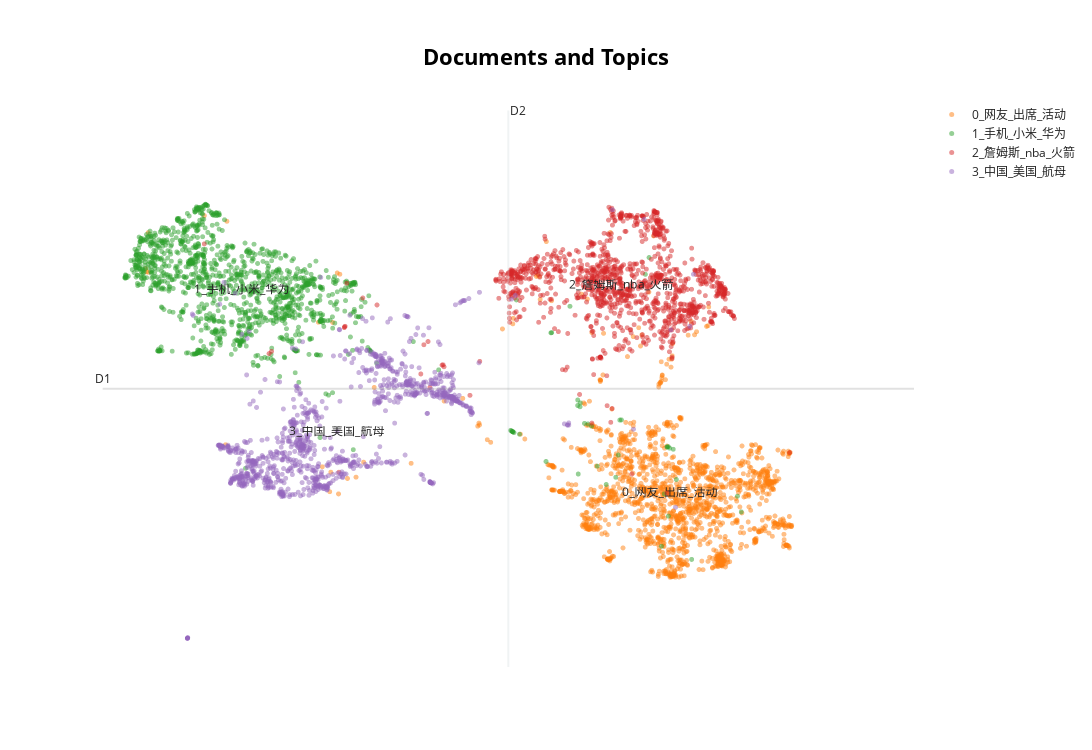

The cell this chart's notebook holds for it:
### Code cell
# 可视化选定的主题和文档
topic_model.visualize_documents(docs)

### Figure 1 — Plotly figure (JSON) as saved in the notebook; plotly's stock layout.template omitted (floating-point values rounded to 4 significant figures; data arrays with more than 128 entries replaced by an {"elided": "..."} marker saying what was removed)
{"data": [{"hoverinfo": "text", "hovertext": [null], "marker": {"color": "#CFD8DC", "opacity": 0.5, "size": 5}, "mode": "markers+text", "name": "other", "showlegend": false, "type": "scattergl", "x": [null], "y": [null]}, {"hoverinfo": "text", "hovertext": {"elided": "1534 str values"}, "marker": {"opacity": 0.5, "size": 5}, "mode": "markers+text", "name": "0_网友_出席_活动", "text": {"elided": "1534 str values"}, "textfont": {"size": 12}, "type": "scattergl", "x": {"elided": "1534 float values"}, "y": {"elided": "1534 float values"}}, {"hoverinfo": "text", "hovertext": {"elided": "1283 str values"}, "marker": {"opacity": 0.5, "size": 5}, "mode": "markers+text", "name": "1_手机_小米_华为", "text": {"elided": "1283 str values"}, "textfont": {"size": 12}, "type": "scattergl", "x": {"elided": "1283 float values"}, "y": {"elided": "1283 float values"}}, {"hoverinfo": "text", "hovertext": {"elided": "1176 str values"}, "marker": {"opacity": 0.5, "size": 5}, "mode": "markers+text", "name": "2_詹姆斯_nba_火箭", "text": {"elided": "1176 str values"}, "textfont": {"size": 12}, "type": "scattergl", "x": {"elided": "1176 float values"}, "y": {"elided": "1176 float values"}}, {"hoverinfo": "text", "hovertext": {"elided": "1011 str values"}, "marker": {"opacity": 0.5, "size": 5}, "mode": "markers+text", "name": "3_中国_美国_航母", "text": {"elided": "1011 str values"}, "textfont": {"size": 12}, "type": "scattergl", "x": {"elided": "1011 float values"}, "y": {"elided": "1011 float values"}}], "layout": {"annotations": [{"showarrow": false, "text": "D1", "x": 1.785, "y": 9.389, "yshift": 10}, {"showarrow": false, "text": "D2", "x": 7.539, "xshift": 10, "y": 15.32}], "height": 750, "shapes": [{"line": {"color": "#CFD8DC", "width": 2}, "type": "line", "x0": 7.539, "x1": 7.539, "y0": 3.454, "y1": 15.32}, {"line": {"color": "#9E9E9E", "width": 2}, "type": "line", "x0": 1.785, "x1": 13.29, "y0": 9.389, "y1": 9.389}], "title": {"font": {"color": "Black", "size": 22}, "text": "<b>Documents and Topics</b>", "x": 0.5, "xanchor": "center", "yanchor": "top"}, "width": 1200, "xaxis": {"visible": false}, "yaxis": {"visible": false}}}
